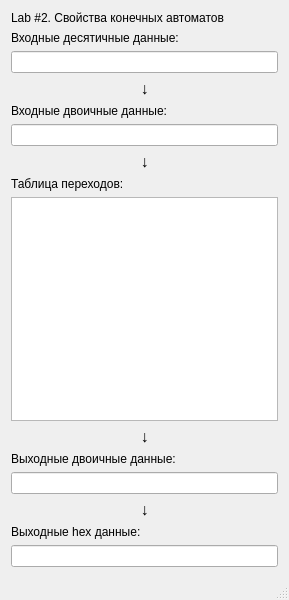
<?xml version="1.0" encoding="UTF-8"?>
<ui version="4.0">
 <class>MainWindow</class>
 <widget class="QMainWindow" name="MainWindow">
  <property name="geometry">
   <rect>
    <x>0</x>
    <y>0</y>
    <width>289</width>
    <height>600</height>
   </rect>
  </property>
  <property name="windowTitle">
   <string>Шатохин V20</string>
  </property>
  <widget class="QWidget" name="centralWidget">
   <layout class="QVBoxLayout" name="verticalLayout">
    <item>
     <widget class="QLabel" name="label_2">
      <property name="text">
       <string>Lab #2. Свойства конечных автоматов</string>
      </property>
     </widget>
    </item>
    <item>
     <widget class="QLabel" name="label_4">
      <property name="text">
       <string>Входные десятичные данные:</string>
      </property>
     </widget>
    </item>
    <item>
     <widget class="QLineEdit" name="lineEditInputDigits"/>
    </item>
    <item>
     <widget class="QLabel" name="label_7">
      <property name="font">
       <font>
        <pointsize>12</pointsize>
       </font>
      </property>
      <property name="text">
       <string>↓</string>
      </property>
      <property name="alignment">
       <set>Qt::AlignCenter</set>
      </property>
     </widget>
    </item>
    <item>
     <widget class="QLabel" name="label_5">
      <property name="text">
       <string>Входные двоичные данные:</string>
      </property>
     </widget>
    </item>
    <item>
     <widget class="QLineEdit" name="lineEditInput">
      <property name="readOnly">
       <bool>true</bool>
      </property>
     </widget>
    </item>
    <item>
     <widget class="QLabel" name="label">
      <property name="font">
       <font>
        <pointsize>12</pointsize>
       </font>
      </property>
      <property name="text">
       <string>↓</string>
      </property>
      <property name="alignment">
       <set>Qt::AlignCenter</set>
      </property>
     </widget>
    </item>
    <item>
     <widget class="QLabel" name="label_10">
      <property name="text">
       <string>Таблица переходов:</string>
      </property>
     </widget>
    </item>
    <item>
     <widget class="QTableView" name="tableView">
      <attribute name="horizontalHeaderStretchLastSection">
       <bool>true</bool>
      </attribute>
      <attribute name="verticalHeaderStretchLastSection">
       <bool>false</bool>
      </attribute>
      <attribute name="horizontalHeaderStretchLastSection">
       <bool>true</bool>
      </attribute>
      <attribute name="verticalHeaderStretchLastSection">
       <bool>false</bool>
      </attribute>
     </widget>
    </item>
    <item>
     <widget class="QLabel" name="label_3">
      <property name="font">
       <font>
        <pointsize>12</pointsize>
       </font>
      </property>
      <property name="text">
       <string>↓</string>
      </property>
      <property name="alignment">
       <set>Qt::AlignCenter</set>
      </property>
     </widget>
    </item>
    <item>
     <widget class="QLabel" name="label_6">
      <property name="text">
       <string>Выходные двоичные данные:</string>
      </property>
     </widget>
    </item>
    <item>
     <widget class="QLineEdit" name="lineEditOutput">
      <property name="readOnly">
       <bool>true</bool>
      </property>
     </widget>
    </item>
    <item>
     <widget class="QLabel" name="label_9">
      <property name="font">
       <font>
        <pointsize>12</pointsize>
       </font>
      </property>
      <property name="text">
       <string>↓</string>
      </property>
      <property name="alignment">
       <set>Qt::AlignCenter</set>
      </property>
     </widget>
    </item>
    <item>
     <widget class="QLabel" name="label_8">
      <property name="text">
       <string>Выходные hex данные:</string>
      </property>
     </widget>
    </item>
    <item>
     <widget class="QLineEdit" name="lineEditOutputDigits">
      <property name="readOnly">
       <bool>true</bool>
      </property>
     </widget>
    </item>
   </layout>
  </widget>
  <widget class="QStatusBar" name="statusBar"/>
 </widget>
 <layoutdefault spacing="6" margin="11"/>
 <tabstops>
  <tabstop>lineEditInput</tabstop>
  <tabstop>lineEditOutput</tabstop>
 </tabstops>
 <resources/>
 <connections/>
</ui>
